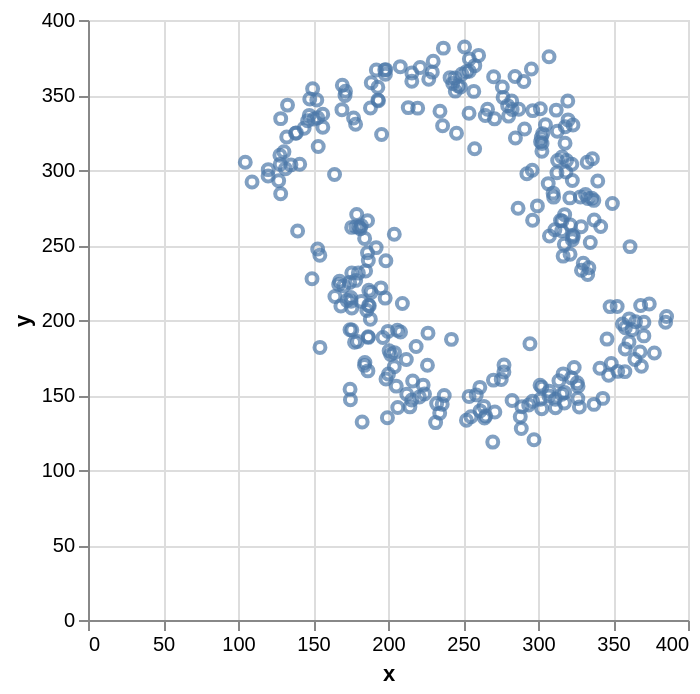

Notebook cell for this chart:
### Code cell
df.plot.scatter(x='x', y='y')

### Figure 1 — Vega-Lite specification as saved in the notebook (floating-point values rounded to 4 significant figures; data arrays with more than 128 entries replaced by an {"elided": "..."} marker saying what was removed)
{"config": {"view": {"continuousWidth": 300, "continuousHeight": 300}}, "data": {"name": "data-89126c9b89fa05d5fda62fc6f23502fc"}, "mark": {"type": "point", "tooltip": true}, "encoding": {"x": {"field": "x", "type": "quantitative"}, "y": {"field": "y", "type": "quantitative"}}, "params": [{"name": "param_1e9efca18e7a2868", "select": {"type": "interval", "encodings": ["x", "y"]}, "bind": "scales"}], "$schema": "https://vega.github.io/schema/vega-lite/v6.4.1.json", "datasets": {"data-89126c9b89fa05d5fda62fc6f23502fc": {"elided": "306 records"}}}
